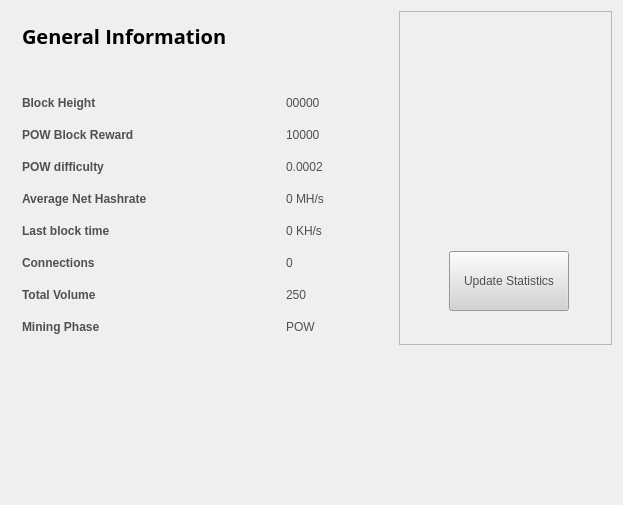
<?xml version="1.0" encoding="UTF-8"?>
<ui version="4.0">
 <class>StatisticsPage</class>
 <widget class="QWidget" name="StatisticsPage">
  <property name="windowModality">
   <enum>Qt::NonModal</enum>
  </property>
  <property name="geometry">
   <rect>
    <x>0</x>
    <y>0</y>
    <width>623</width>
    <height>505</height>
   </rect>
  </property>
  <property name="windowTitle">
   <string>Digging</string>
  </property>
  <property name="styleSheet">
   <string notr="true">color:#505050;
font-family:'Open Sans,sans-serif';</string>
  </property>
  <layout class="QGridLayout" name="gridLayout">
   <property name="sizeConstraint">
    <enum>QLayout::SetMaximumSize</enum>
   </property>
   <item row="0" column="1">
    <widget class="QFrame" name="frame">
     <property name="minimumSize">
      <size>
       <width>213</width>
       <height>0</height>
      </size>
     </property>
     <property name="frameShape">
      <enum>QFrame::StyledPanel</enum>
     </property>
     <property name="frameShadow">
      <enum>QFrame::Raised</enum>
     </property>
     <widget class="QPushButton" name="startButton">
      <property name="geometry">
       <rect>
        <x>50</x>
        <y>240</y>
        <width>120</width>
        <height>60</height>
       </rect>
      </property>
      <property name="sizePolicy">
       <sizepolicy hsizetype="Fixed" vsizetype="Fixed">
        <horstretch>0</horstretch>
        <verstretch>0</verstretch>
       </sizepolicy>
      </property>
      <property name="minimumSize">
       <size>
        <width>120</width>
        <height>60</height>
       </size>
      </property>
      <property name="styleSheet">
       <string notr="true">background:lightgrey;</string>
      </property>
      <property name="text">
       <string>Update Statistics</string>
      </property>
     </widget>
     <widget class="QLabel" name="label">
      <property name="geometry">
       <rect>
        <x>10</x>
        <y>10</y>
        <width>191</width>
        <height>171</height>
       </rect>
      </property>
      <property name="text">
       <string>&lt;html&gt;&lt;head/&gt;&lt;body&gt;&lt;p align=&quot;center&quot;&gt;&lt;img src=&quot;:/images/wallet&quot;/&gt;&lt;/p&gt;&lt;/body&gt;&lt;/html&gt;</string>
      </property>
     </widget>
    </widget>
   </item>
   <item row="0" column="0">
    <widget class="QFrame" name="gridFrame_2">
     <layout class="QGridLayout" name="gridLayout_4">
      <item row="3" column="0">
       <layout class="QFormLayout" name="formLayout_2">
        <property name="fieldGrowthPolicy">
         <enum>QFormLayout::FieldsStayAtSizeHint</enum>
        </property>
        <property name="horizontalSpacing">
         <number>139</number>
        </property>
        <property name="verticalSpacing">
         <number>18</number>
        </property>
        <property name="rightMargin">
         <number>0</number>
        </property>
        <item row="1" column="0">
         <widget class="QLabel" name="label_14">
          <property name="text">
           <string>&lt;html&gt;&lt;head/&gt;&lt;body&gt;&lt;p&gt;&lt;span style=&quot; font-weight:600;&quot;&gt;Block Height&lt;/span&gt;&lt;/p&gt;&lt;/body&gt;&lt;/html&gt;</string>
          </property>
         </widget>
        </item>
        <item row="1" column="1">
         <widget class="QLabel" name="heightBox">
          <property name="text">
           <string>00000</string>
          </property>
         </widget>
        </item>
        <item row="2" column="0">
         <widget class="QLabel" name="label_12">
          <property name="text">
           <string>&lt;html&gt;&lt;head/&gt;&lt;body&gt;&lt;p&gt;&lt;span style=&quot; font-weight:600;&quot;&gt;POW Block Reward&lt;/span&gt;&lt;/p&gt;&lt;/body&gt;&lt;/html&gt;</string>
          </property>
         </widget>
        </item>
        <item row="2" column="1">
         <widget class="QLabel" name="rewardBox">
          <property name="text">
           <string>10000</string>
          </property>
         </widget>
        </item>
        <item row="3" column="0">
         <widget class="QLabel" name="label_13">
          <property name="text">
           <string>&lt;html&gt;&lt;head/&gt;&lt;body&gt;&lt;p&gt;&lt;span style=&quot; font-weight:600;&quot;&gt;POW difficulty&lt;/span&gt;&lt;/p&gt;&lt;/body&gt;&lt;/html&gt;</string>
          </property>
         </widget>
        </item>
        <item row="3" column="1">
         <widget class="QLabel" name="diffBox">
          <property name="text">
           <string>0.0002</string>
          </property>
         </widget>
        </item>
        <item row="4" column="0">
         <widget class="QLabel" name="label_16">
          <property name="text">
           <string>&lt;html&gt;&lt;head/&gt;&lt;body&gt;&lt;p&gt;&lt;span style=&quot; font-weight:600;&quot;&gt;Average Net Hashrate&lt;/span&gt;&lt;/p&gt;&lt;/body&gt;&lt;/html&gt;</string>
          </property>
         </widget>
        </item>
        <item row="4" column="1">
         <widget class="QLabel" name="pawrateBox">
          <property name="text">
           <string>0 MH/s</string>
          </property>
         </widget>
        </item>
        <item row="5" column="0">
         <widget class="QLabel" name="label3_2">
          <property name="sizePolicy">
           <sizepolicy hsizetype="Preferred" vsizetype="Maximum">
            <horstretch>0</horstretch>
            <verstretch>0</verstretch>
           </sizepolicy>
          </property>
          <property name="text">
           <string>&lt;html&gt;&lt;head/&gt;&lt;body&gt;&lt;p&gt;&lt;span style=&quot; font-weight:600;&quot;&gt;Last block time&lt;/span&gt;&lt;/p&gt;&lt;/body&gt;&lt;/html&gt;</string>
          </property>
         </widget>
        </item>
        <item row="5" column="1">
         <widget class="QLabel" name="localBox">
          <property name="text">
           <string>0 KH/s</string>
          </property>
         </widget>
        </item>
        <item row="6" column="0">
         <widget class="QLabel" name="label1_2">
          <property name="text">
           <string>&lt;html&gt;&lt;head/&gt;&lt;body&gt;&lt;p&gt;&lt;span style=&quot; font-weight:600;&quot;&gt;Connections&lt;/span&gt;&lt;/p&gt;&lt;/body&gt;&lt;/html&gt;</string>
          </property>
         </widget>
        </item>
        <item row="6" column="1">
         <widget class="QLabel" name="connectionBox">
          <property name="text">
           <string>0</string>
          </property>
         </widget>
        </item>
        <item row="7" column="0">
         <widget class="QLabel" name="label_8">
          <property name="text">
           <string>&lt;html&gt;&lt;head/&gt;&lt;body&gt;&lt;p&gt;&lt;span style=&quot; font-weight:600;&quot;&gt;Total Volume&lt;/span&gt;&lt;/p&gt;&lt;/body&gt;&lt;/html&gt;</string>
          </property>
         </widget>
        </item>
        <item row="7" column="1">
         <widget class="QLabel" name="volumeBox">
          <property name="text">
           <string>250</string>
          </property>
         </widget>
        </item>
        <item row="8" column="0">
         <widget class="QLabel" name="label_15">
          <property name="text">
           <string>&lt;html&gt;&lt;head/&gt;&lt;body&gt;&lt;p&gt;&lt;span style=&quot; font-weight:600;&quot;&gt;Mining Phase&lt;/span&gt;&lt;/p&gt;&lt;/body&gt;&lt;/html&gt;</string>
          </property>
         </widget>
        </item>
        <item row="8" column="1">
         <widget class="QLabel" name="cBox">
          <property name="text">
           <string>POW</string>
          </property>
         </widget>
        </item>
       </layout>
      </item>
      <item row="1" column="0">
       <layout class="QHBoxLayout" name="horizontalLayout_4">
        <property name="spacing">
         <number>7</number>
        </property>
        <item>
         <widget class="QLabel" name="label_5">
          <property name="font">
           <font>
            <family>Open Sans,sans-serif</family>
           </font>
          </property>
          <property name="text">
           <string>&lt;html&gt;&lt;head/&gt;&lt;body&gt;&lt;p&gt;&lt;span style=&quot; font-size:20px; font-weight:600; color:#000000;&quot;&gt;General Information&lt;/span&gt;&lt;/p&gt;&lt;/body&gt;&lt;/html&gt;</string>
          </property>
         </widget>
        </item>
        <item>
         <spacer name="horizontalSpacer_2">
          <property name="orientation">
           <enum>Qt::Horizontal</enum>
          </property>
          <property name="sizeHint" stdset="0">
           <size>
            <width>40</width>
            <height>20</height>
           </size>
          </property>
         </spacer>
        </item>
       </layout>
      </item>
      <item row="2" column="0">
       <spacer name="verticalSpacer_2">
        <property name="orientation">
         <enum>Qt::Vertical</enum>
        </property>
        <property name="sizeHint" stdset="0">
         <size>
          <width>20</width>
          <height>40</height>
         </size>
        </property>
       </spacer>
      </item>
     </layout>
    </widget>
   </item>
   <item row="1" column="0">
    <spacer name="verticalSpacer">
     <property name="orientation">
      <enum>Qt::Vertical</enum>
     </property>
     <property name="sizeHint" stdset="0">
      <size>
       <width>20</width>
       <height>40</height>
      </size>
     </property>
    </spacer>
   </item>
  </layout>
 </widget>
 <layoutdefault spacing="6" margin="11"/>
 <resources/>
 <connections/>
</ui>
